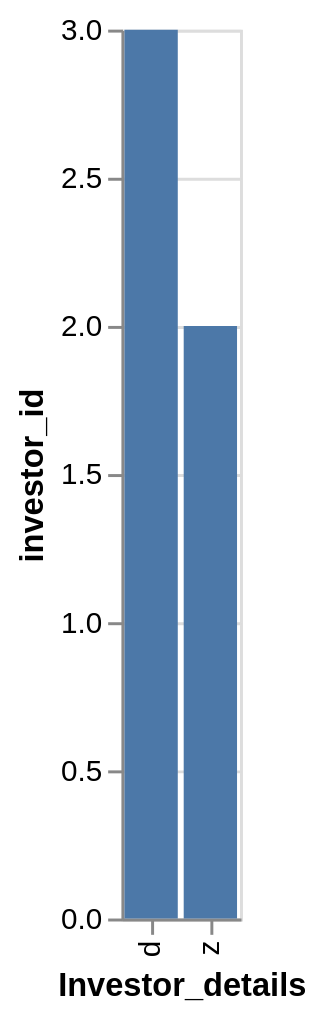

Specify this chart in Vega-Lite:
### Vega-Lite specification from a JSON file in a GitHub repository (floating-point values rounded to 4 significant figures)
{"data": {"values": [{"x_data": "z", "y_data": 2}, {"x_data": "d", "y_data": 3}]}, "mark": "bar", "encoding": {"x": {"field": "x_data", "type": "nominal", "title": "Investor_details", "sort": {"op": "sum", "field": "y_data", "order": "descending"}}, "y": {"field": "y_data", "type": "quantitative", "title": "investor_id"}}}
